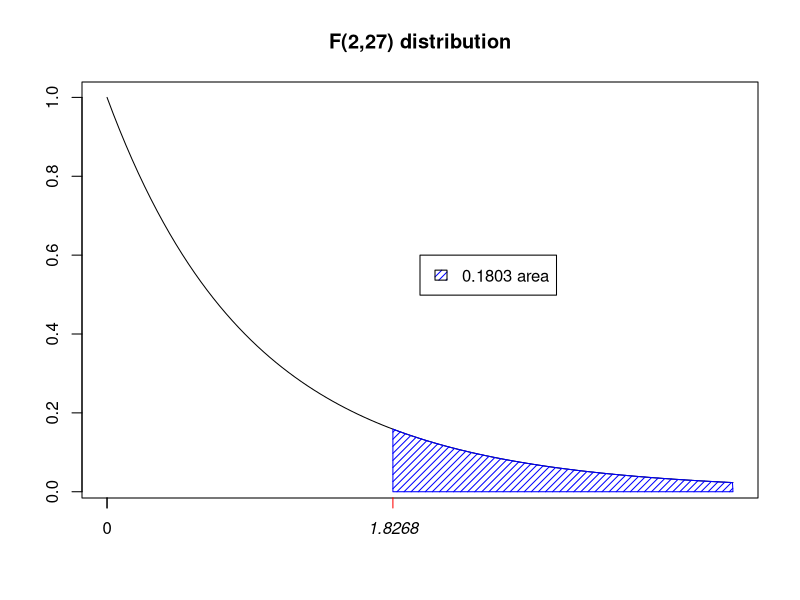

Write R code to recreate this figure.
# install.packages("car",dependencies=TRUE)
library(car) #need to install the package lawstat first and then load it using this command.

# ENTERING DATA
y=c(4.2,2.9,0.2,25.7,6.3,7.2,2.3,9.9,5.3,6.5,
	0.2,11.3,0.3,17.1,51.0,10.1,0.3,0.6,7.9,7.2,
	7.2,6.4,9.9,3.5,10.6,10.8,10.6,8.4,6.0,11.9)

additive=factor(rep(1:3,each=10))

# to see how the output will be used
cbind(y,additive)

# PERFORMING TEST
leveneTest(y,additive)


# CREATE PLOT FOR P-VALUE
zv=qf(1-0.1802647,2,27)
 cord.x <- c(zv,seq(zv,4,0.01),4) 
 cord.y <- c(0,df(seq(zv,4,0.01),2,27),0) 
 curve(df(x,2,27),xlim=c(0,4),xaxp=c(0,0,1),xlab='',ylab='',main='F(2,27) distribution') 
 axis(1,zv,col='red',labels=TRUE,cex.axis=1,font=3)
 polygon(cord.x,cord.y,density=20,col='blue')
legend(2,0.6,legend=expression(paste(0.1803," area")),col='blue',fill='blue',density=20,cex=1)

